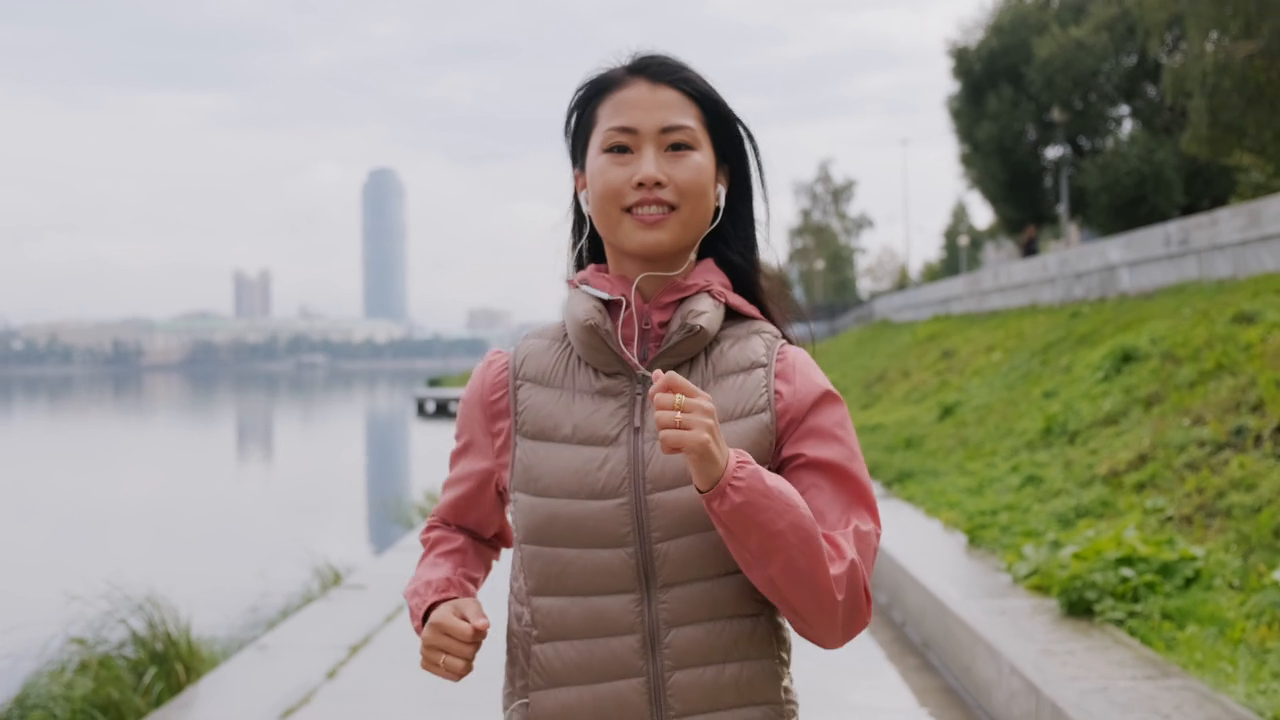
#> input picture frame 18 of media/video.mp4, 1280 x 720 px, given in place of video6.mp4, which was not available
$ jupyter execute Script.ipynb   (text cells are left out)
#> lines starting #> are read from the running program, lines starting #| are printed output that depends on the picture; after the words box and inside, x2 and y2 are one past the last pixel; in counts of white or black regions, pixels touching at a corner belong together; pictures that were not available may be replaced by others from this repository, and a replacement may not be noted
[cell 1]
import cv2
import imageio as io

class Reconhecimento_Facial:
    def __init__(self) -> None:
        # Isso carrega o classificador em cascata pré-treinado para detecção de rostos. O arquivo XML 'haarcascade_frontalface_default.xml' contém os dados do modelo treinado para detecção de rostos.
        self.face_cascade = cv2.CascadeClassifier(cv2.data.haarcascades + 'haarcascade_frontalface_default.xml')
        # Atributo de contagem de rostos que aparecem nos Vídeos
        self.count_face_video = 0;
        # Atributo de contagem de rostos em imagens
        self.count_face_img = 0;
        # Atributo de comparação de detecção de frame
        self.previous_faces = [];

    # read_video (param = caminho do vídeo)
    def read_video(self, video: str, scaleFactor: int, minNeighbors: int) -> None:
        # Define o contador para 0 sempre que a função é chamada
#> called with video = './video6.mp4', scaleFactor = 1.3, minNeighbors = 5
        self.count_face_video = 0;

        # Para de contar enquanto os os frames detectados são iguais
        keep_faces = False

        # Abre o Vídeo
        cap = cv2.VideoCapture(video)

        while True:
            # Ler o próximo frame do video
            ret, frame = cap.read()
#> frame is the input picture: shape (720, 1280, 3); mean B, G, R 137.3, 148.1, 154.3
            # Caso não tenha mais frames, o vídeo para
            if not ret:
                break

            # Converte a imagem a imagem colorida para escala de cinza, que é comum em detecção de rosto.
            gray = cv2.cvtColor(frame, cv2.COLOR_BGR2GRAY)
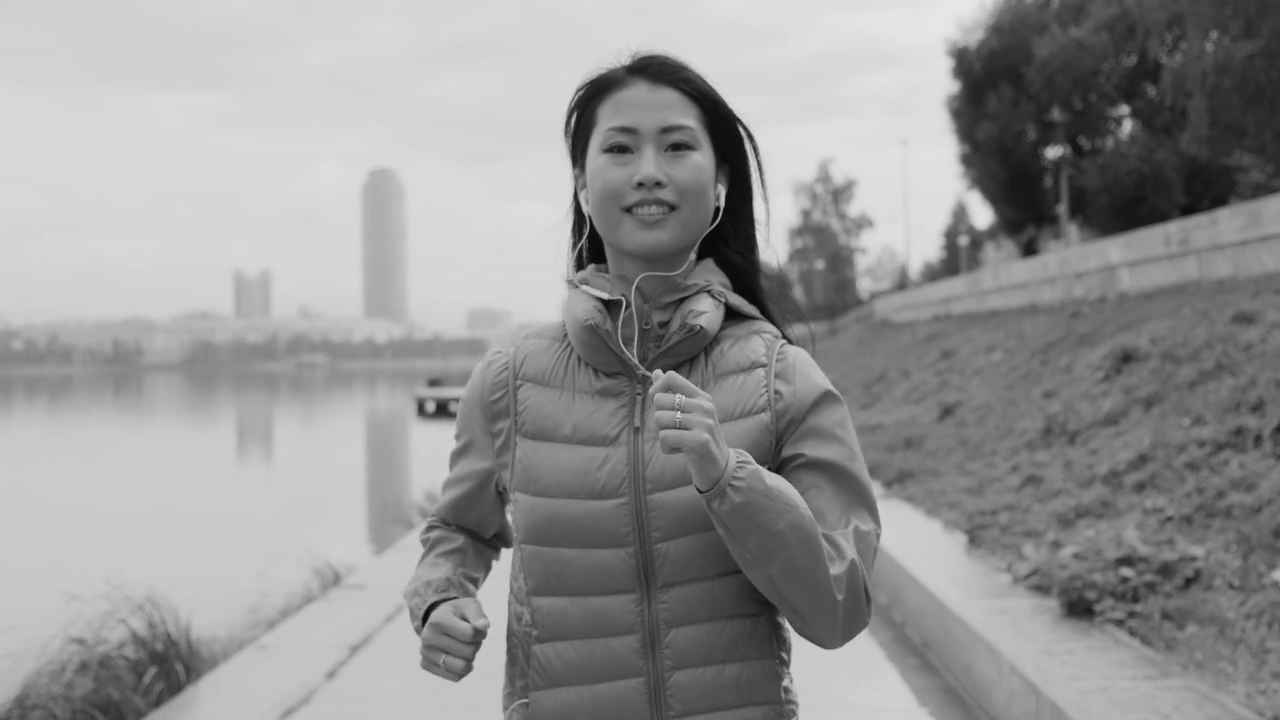
#> gray: shape (720, 1280); min 3, max 232, mean 148.7

            # Detectar rostos no frame, retortando as coordenadas do retângulos ao redor dos rostos detectados.
            faces = self.face_cascade.detectMultiScale(gray, scaleFactor, minNeighbors)
#> faces = [[567, 80, 165, 165]]

            # Conta quantas vezes foi detectado rostos na tela
            if len(faces) != len(self.previous_faces):
                self.count_face_video += 1

            # /\ mesmo código acima
            self.previous_faces = self.face_cascade.detectMultiScale(gray, scaleFactor, minNeighbors)
#> self.previous_faces = [[567, 80, 165, 165]]

            # Desenhar retângulos ao redor dos rostos detectados
            for (x, y, w, h) in faces:
                # Desenha um quadrado em volta dos rostos detectados
                cv2.rectangle(frame, (x, y), (x+w, y+h), (255, 0, 0), 2)
#> this loop made 1 pass
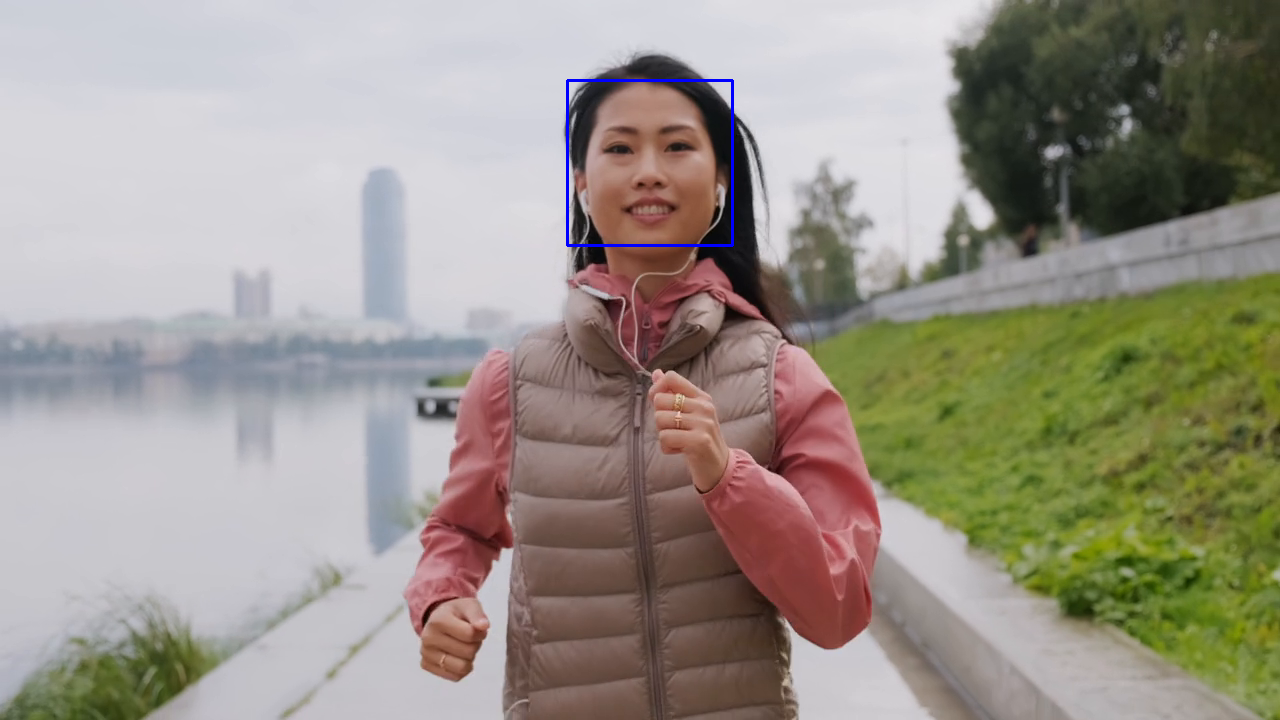
#> frame: shape (720, 1280, 3); 0.21% of pixels changed, all inside (x1, y1, x2, y2) = (566, 79, 734, 247)


            #Desenha os quadrados no rostos detectados
            cv2.imshow('Face Detection', frame)

            # Parar o víeo aperte 'barra de espaço'
            if cv2.waitKey(1) & 0xFF == ord('0'):
#> (key Esc is pressed here)
                break

        # Libera o vídeo
        cap.release()
        # Destroi todas as janelas abertas por esse script
        cv2.destroyAllWindows()

        print(f'QTD. DE ROSTOS DETECTADOS: {self.count_face_video}')

    # Essa função detecta rostos em uma imagem e faz a contagem.
    def read_imagem(self, image: str, scaleFactor: int, minNeighbors: int) -> None:
        # Sempre que a função é chama o contador é zerado
        self.count_face_img = 0;

        # Ler a imagem
        image = cv2.imread(image)

        # Converte o frame para escala de cinza
        gray = cv2.cvtColor(image, cv2.COLOR_BGR2GRAY)

        # Detecta os rostos no frame atual, Criando uma matriz de cordenadas
        faces = self.face_cascade.detectMultiScale(gray, scaleFactor, minNeighbors)

        # Adiciona a quantidade de rostos detectados
        self.count_face_img = len(faces)

        # X = x plano cartesiano | Y plano cartesiano | W = largura | H = Altura
        for(x, y, w, h) in faces:
            # Desenha um quadrado em volta dos rostos detectados
            cv2.rectangle(image, (x,y), (x+w, y+h), (0,255,0), 2)

        print(f'QTD. DE ROSTOS DETECTADOS: {self.count_face_img}')
        cv2.imshow('Face Detection', image)
        cv2.waitKey(0)
        cv2.destroyAllWindows()

    def negative_image(self, img: str) -> None:
        image = cv2.imread('./chapolin_low_quality.jpeg')
        cv2.imshow('Imagem', image)
        cv2.waitKey(0)
        cv2.destroyAllWindows()

starter = Reconhecimento_Facial()

$ run again, starting later in the video
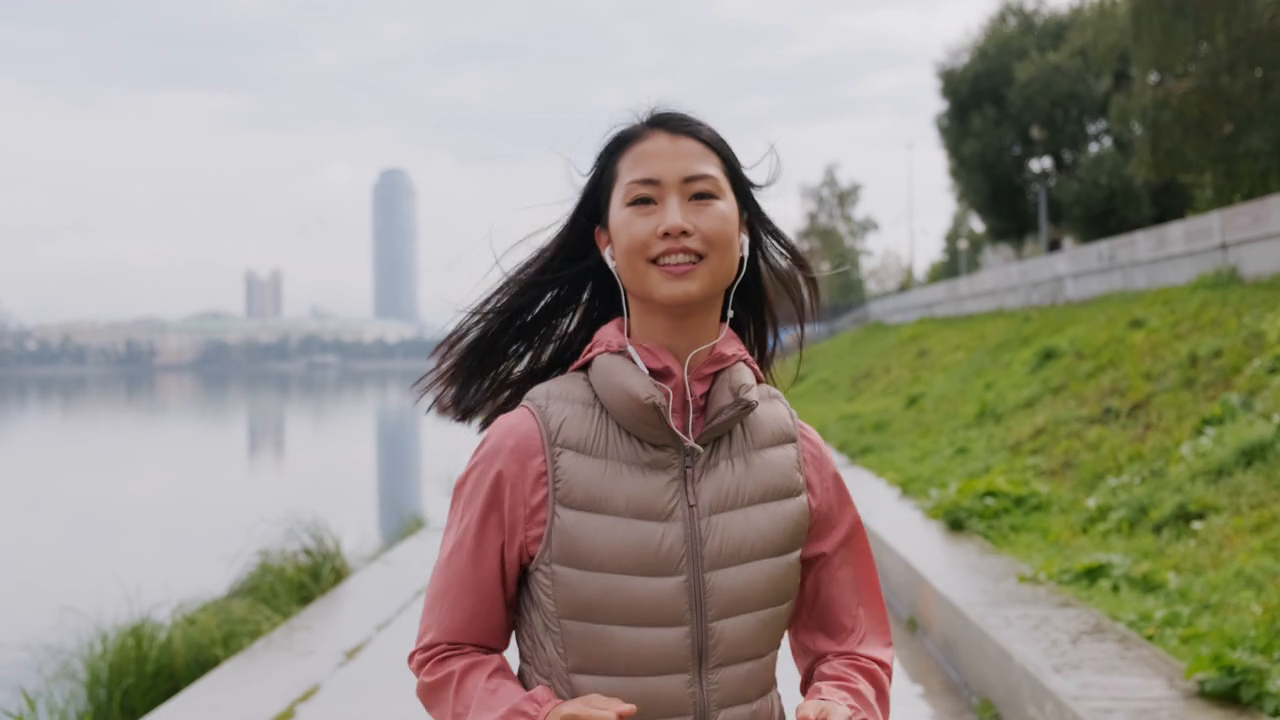
#> input picture frame 82 of media/video.mp4, 1280 x 720 px, given in place of video6.mp4, which was not available
#> in read_video, frame is the input picture: shape (720, 1280, 3); mean B, G, R 134.7, 146, 151.8
#> in read_video, `gray = cv2.cvtColor(frame, cv2.COLOR_BGR2GRAY)`:
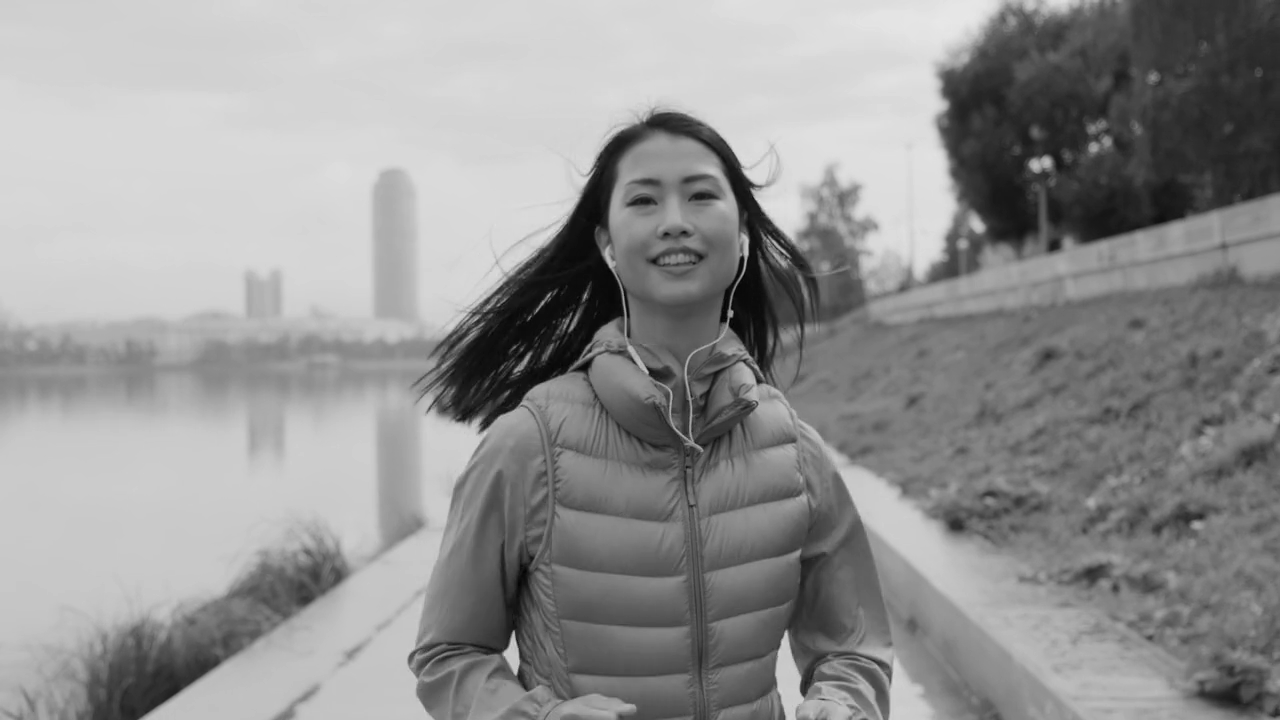
#> gray: shape (720, 1280); min 3, max 232, mean 146.5
#> faces = [[593, 136, 159, 159]]
#> the loop in read_video, `for (x, y, w, h) in faces:` made 1 pass
#> after the loop in read_video, `for (x, y, w, h) in faces:`:
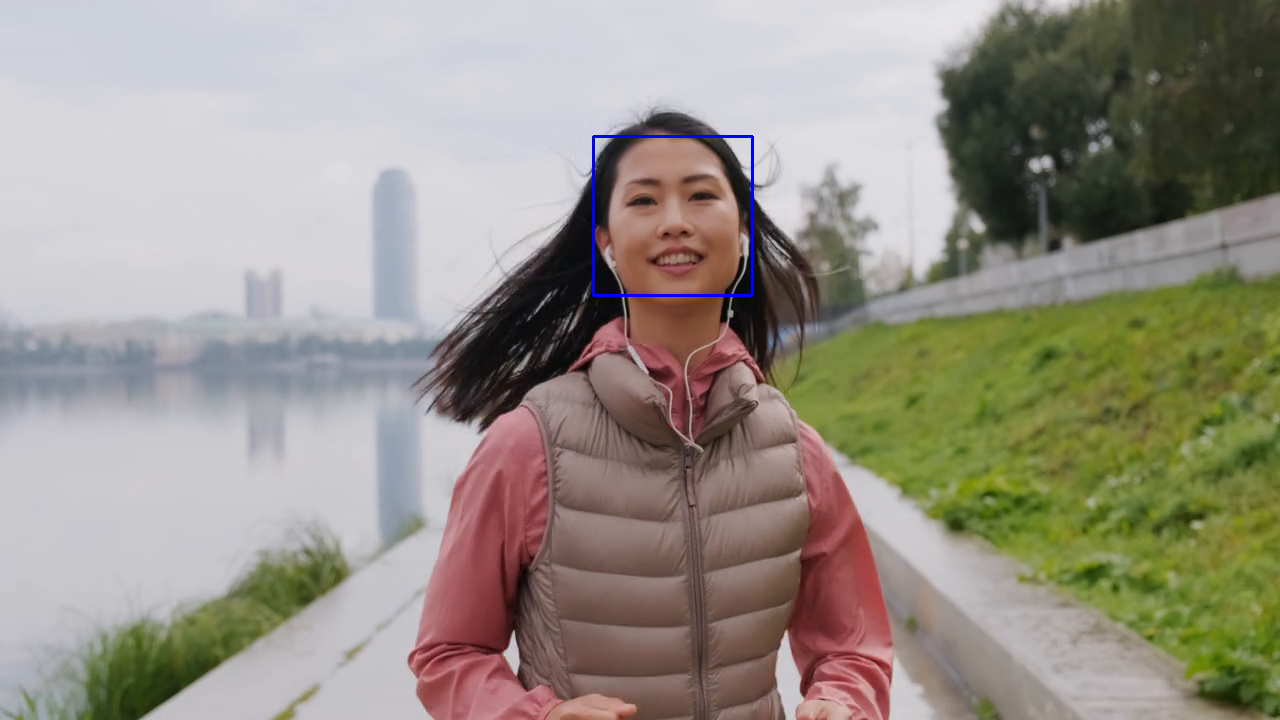
#> frame: shape (720, 1280, 3); 0.21% of pixels changed, all inside (x1, y1, x2, y2) = (592, 135, 754, 297)

$ run again, starting later in the video
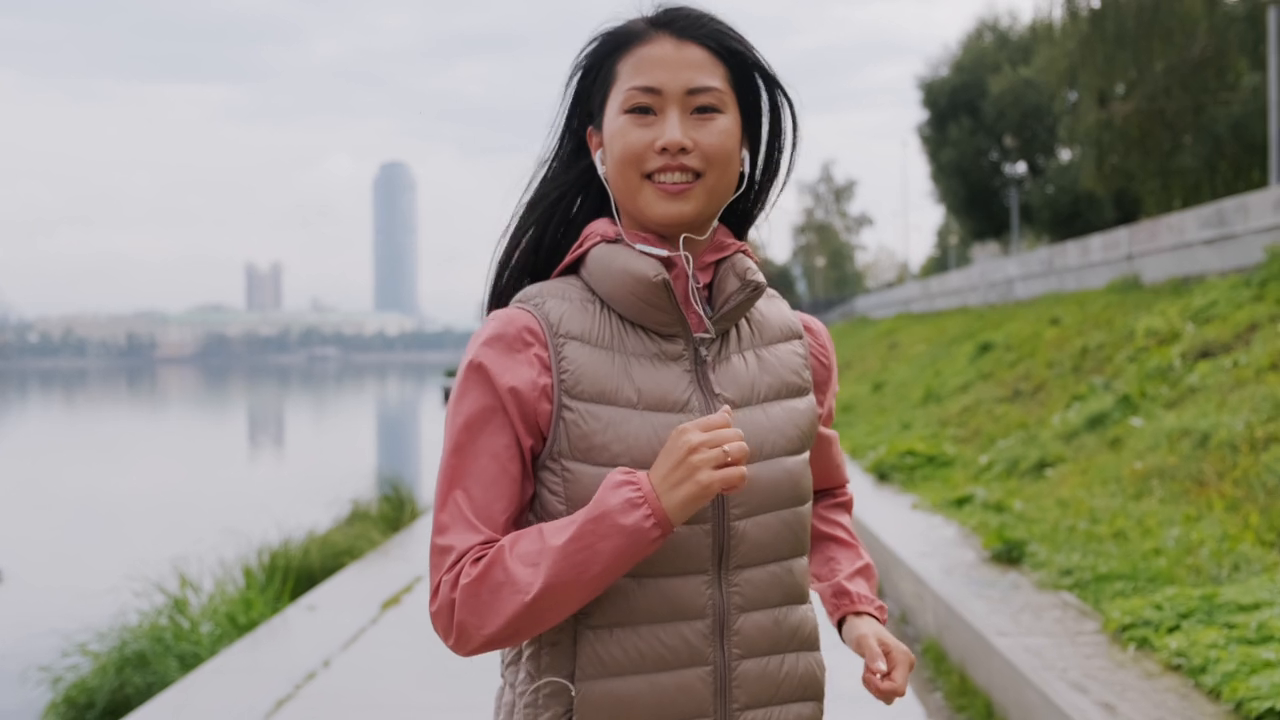
#> input picture frame 147 of media/video.mp4, 1280 x 720 px, given in place of video6.mp4, which was not available
#> in read_video, frame is the input picture: shape (720, 1280, 3); mean B, G, R 130.5, 142.9, 149.7
#> in read_video, `gray = cv2.cvtColor(frame, cv2.COLOR_BGR2GRAY)`:
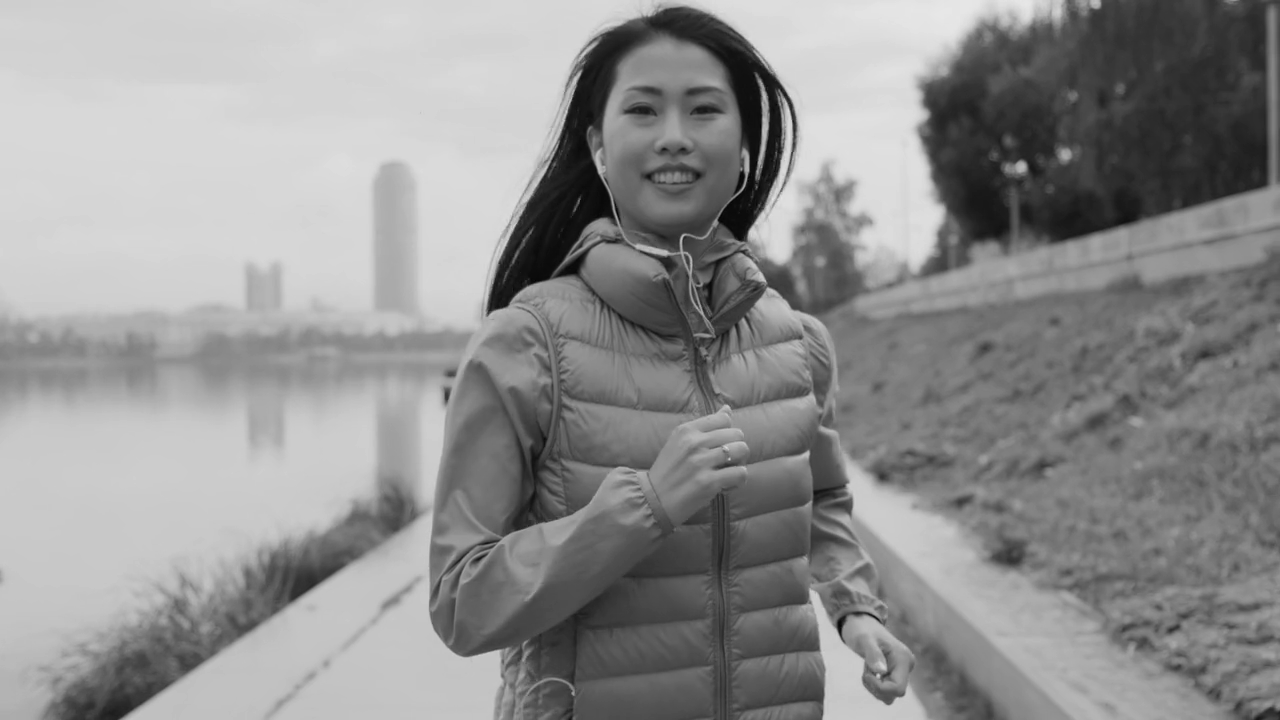
#> gray: shape (720, 1280); min 2, max 231, mean 143.5
#> faces = [[585, 41, 176, 176]]
#> the loop in read_video, `for (x, y, w, h) in faces:` made 1 pass
#> after the loop in read_video, `for (x, y, w, h) in faces:`:
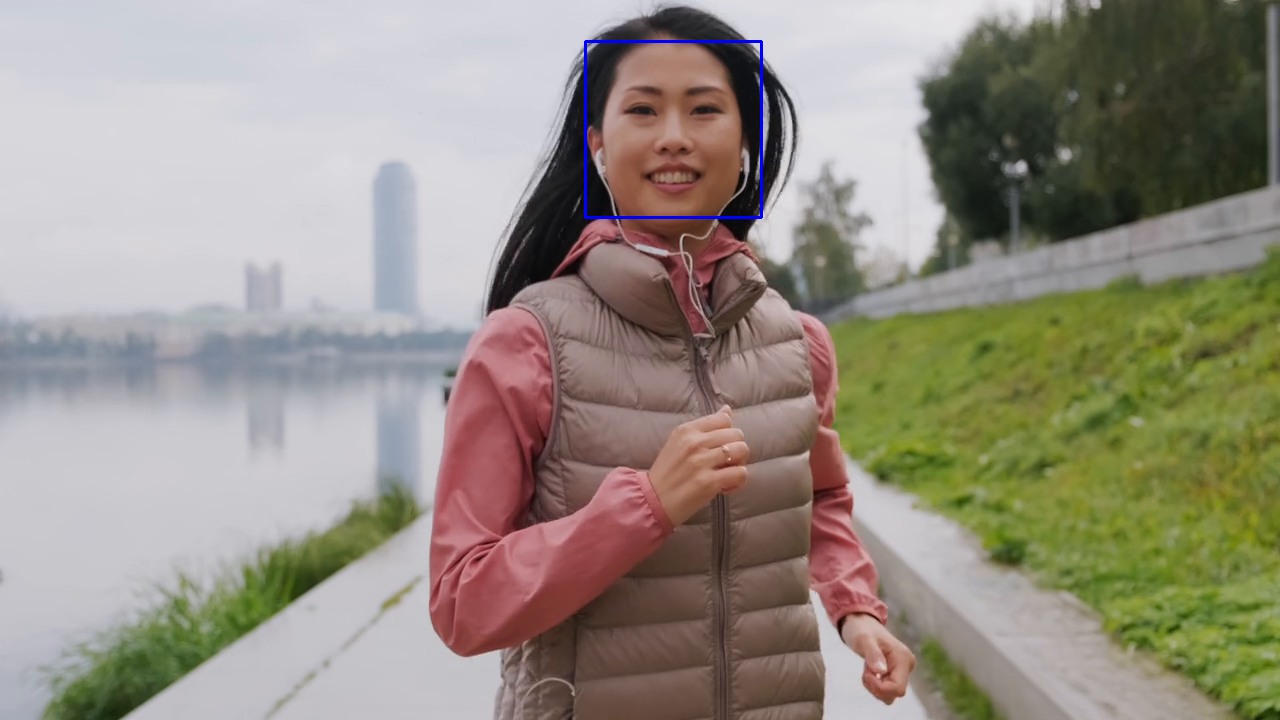
#> frame: shape (720, 1280, 3); 0.23% of pixels changed, all inside (x1, y1, x2, y2) = (584, 40, 763, 219)
